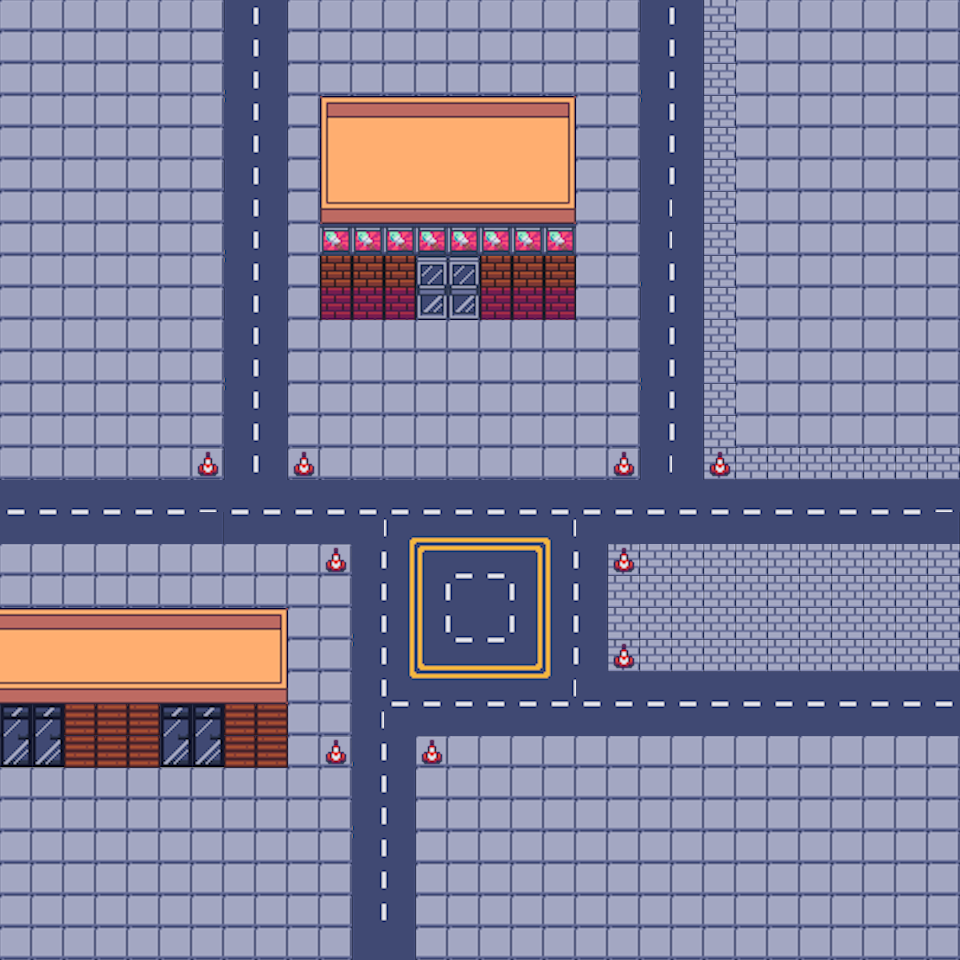

This game map was drawn from its Tiled (.tmx) file and the tilesets committed beside it. A one-line description and the trimmed map source follow:
An orthogonal 30x30 tile map with 32x32 px tiles, 3 tile layers (ground Layer, coneLayer, buildingLayer), 4 tilesets and 5 objects (fire1, fire2, fire3, fire4, start).

<map version="1.10" tiledversion="1.10.2" orientation="orthogonal" renderorder="right-down" width="30" height="30" tilewidth="32" tileheight="32" infinite="0" nextlayerid="6" nextobjectid="9">
 <editorsettings>
  <export target="Tutorial.tmj" format="json" />
 </editorsettings>
 <tileset firstgid="1" name="Street32x32" tilewidth="32" tileheight="32" tilecount="256" columns="32">
  <image source="../../Tiled-blank/assets/Street32x32.png" width="1024" height="256" />
 </tileset>
 <tileset firstgid="257" name="Buildings32x32" tilewidth="32" tileheight="32" tilecount="180" columns="12">
  <image source="../../Tiled-blank/assets/Buildings32x32.png" width="384" height="480" />
 </tileset>
 <tileset firstgid="437" name="pipoya" tilewidth="32" tileheight="32" tilecount="1064" columns="8">
  <image source="pipoya.png" width="256" height="4256" />
 </tileset>
 <tileset firstgid="1501" name="tuxmon-32x32" tilewidth="32" tileheight="32" spacing="1" margin="1" tilecount="720" columns="24">
  <image source="tuxmon-32x32.png" width="816" height="1020" />
 </tileset>
 <layer id="1" name="ground Layer" width="30" height="30">
  <data>[900 cells, 900 non-empty, 64 distinct tile ids]</data>
 </layer>
 <layer id="2" name="coneLayer" width="30" height="30">
  <data>[900 cells, 9 non-empty, 1 distinct tile ids]</data>
 </layer>
 <layer id="3" name="buildingLayer" width="30" height="30">
  <data>[900 cells, 101 non-empty, 17 distinct tile ids]</data>
 </layer>
 <objectgroup id="5" name="objectLayer">
  <object id="3" name="fire1" x="154.667" y="194.667">
   <point />
  </object>
  <object id="4" name="fire2" x="381.333" y="385.333">
   <point />
  </object>
  <object id="5" name="fire3" x="692" y="594.667">
   <point />
  </object>
  <object id="6" name="fire4" x="790.667" y="216">
   <point />
  </object>
  <object id="7" name="start" x="480" y="613.333">
   <point />
  </object>
 </objectgroup>
</map>
